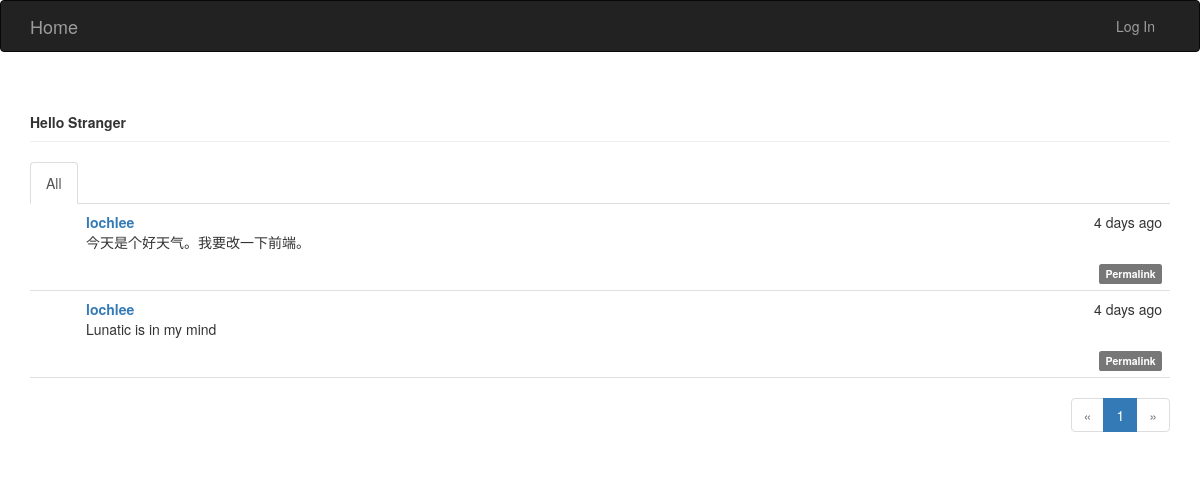
The page / on the database its author committed.
### app/models.py (models this page shows, shortened)
class Post(db.Model):
	__tablename__='posts'
	id=db.Column(db.Integer,primary_key=True)
	body=db.Column(db.Text)
	timestamp=db.Column(db.DateTime,index=True,default=datetime.utcnow)
	author_id=db.Column(db.Integer,db.ForeignKey('users.id'))
	body_html=db.Column(db.Text)
	comments=db.relationship('Comment',backref='post',lazy='dynamic')

class User(db.Model,UserMixin):
	__tablename__='users'
	id=db.Column(db.Integer,primary_key=True)
	email=db.Column(db.String(64),unique=True,index=True)
	username=db.Column(db.String(64),unique=True)
	role_id=db.Column(db.Integer,db.ForeignKey('roles.id'))
	password_hash=db.Column(db.String(128))
	confirmed=db.Column(db.Boolean,default=False)
	name=db.Column(db.String(64))
	location=db.Column(db.String(64))
	about_me=db.Column(db.Text())
	member_since=db.Column(db.DateTime(),default=datetime.utcnow)
	last_seen=db.Column(db.DateTime(),default=datetime.utcnow)
	posts=db.relationship('Post',backref='author',lazy='dynamic')
	followers=db.relationship('Follow',foreign_keys=[Follow.followed_id],backref=db.backref('followed',lazy='joined'),lazy='dynamic',cascade='all,delete-orphan')
	followed=db.relationship('Follow',foreign_keys=[Follow.follower_id],backref=db.backref('follower',lazy='joined'),lazy='dynamic',cascade='all,delete-orphan')
	comments=db.relationship('Comment',backref='author',lazy='dynamic')
	photo=db.relationship('Photo',backref='user')
	@property
	def password(self):
		raise AttributeError('password is not a readable attribute')

### app/main/views.py (the view)
@main.route('/', methods=['GET', 'POST'])
def index():
    form = PostForm()
    show_followed=False
    if current_user.is_authenticated:
        show_followed=bool(request.cookies.get('show_followed',''))
    if show_followed:
        query=current_user.followed_posts
    else:
        query=Post.query
    page=request.args.get('page',1,type=int)
    pagination=query.order_by(Post.timestamp.desc()).paginate(page,per_page=current_app.config['POSTS_PER_PAGE'],error_out=False)
    posts=pagination.items
    if current_user.can(Permission.WRITE_ARTICLES) and form.validate_on_submit():
        post=Post(body=form.body.data,author=current_user._get_current_object())
        db.session.add(post)
        return redirect(url_for('main.index'))
    return render_template('index.html',form=form,posts=posts,pagination=pagination,show_followed=show_followed)

### app/auth/views.py (called while the page is built)
@auth.before_app_request
def before_request():
	if current_user.is_authenticated:
		current_user.ping()
		if not current_user.confirmed and request.endpoint[:5]!='auth.' and request.endpoint!='static':
			return redirect(url_for('auth.unconfirmed'))

### app/main/__init__.py (called while the page is built)
@main.app_context_processor
def inject_permissions():
	return dict(Permission=Permission)

### app/models.py (called while the page is built)
	def can(self,permissions):
		return False

	def is_administrator(self):
		return False

### app/templates/index.html (shortened to what this page needs)
{% extends "base.html" %}
{% import "bootstrap/wtf.html" as wtf %}
{% import "_macros.html" as macro %}
{% block page_content %}
<div class="page-header">
	{% if current_user.is_authenticated %}
		<b>Hello {{current_user.username}}</b>
	{% else %}
		<b>Hello Stranger</b>
	{% endif %}
</div>
<div class="post-tabs">
	<ul class="nav nav-tabs">
		<li {% if not show_followed %} class="active"{% endif %}> <a href="{{url_for('.show_all')}}"> All </a></li>
	</ul>
	{% include '_posts.html' %}
</div>
{% if pagination %}
<div class="pagination">
	{{macro.pagination_widget(pagination,'.index')}}
</div>
{% endif %}
{% endblock %}

### app/templates/_posts.html (shortened to what this page needs)
<ul class="posts">
    {% for post in posts %}
    <li class="post">
        <div class="post-content">
            <div class="post-date">
                {{moment(post.timestamp).fromNow()}}
            </div>
            <div class="post-author">
                <a href="{{url_for('main.user',username=post.author.username)}}">
				{{post.author.username}}
			</a>
            </div>
            <div class="post-body">
            	{% if post.body_html %}
            		{{post.body_html|safe}}
        		{% else %}
                	{{post.body}}
            	{% endif %}
            </div>
            <div class="post-footer">
            	<a href="{{url_for('.post',id=post.id)}}">
            		<span class="label label-default">Permalink</span>
            	</a>
            </div>
        </div>
    </li>
    {% endfor %}
</ul>

### app/static/styles.css (style rules this page uses)
div.post-tabs { margin-top: 16px; }
ul.posts { list-style-type: none; padding: 0px; margin: 16px 0px 0px 0px; border-top: 1px solid #e0e0e0; }
div.post-tabs ul.posts { margin: 0px; border-top: none; }
ul.posts li.post { padding: 8px; border-bottom: 1px solid #e0e0e0; }
div.post-date { float: right; }
div.post-author { font-weight: bold; }
div.post-content { margin-left: 48px; min-height: 48px; }
div.post-footer { text-align: right; }
div.pagination { width: 100%; text-align: right; padding: 0px; margin: 0px; }

### rows shown on the page
Post: timestamp "4 days ago", author.username "lochlee", body_html "今天是个好天气。我要改一下前端。"
Post: timestamp "4 days ago", author.username "lochlee", body_html "Lunatic is in my mind"

### other values the page prints
{{ p }} "1"
